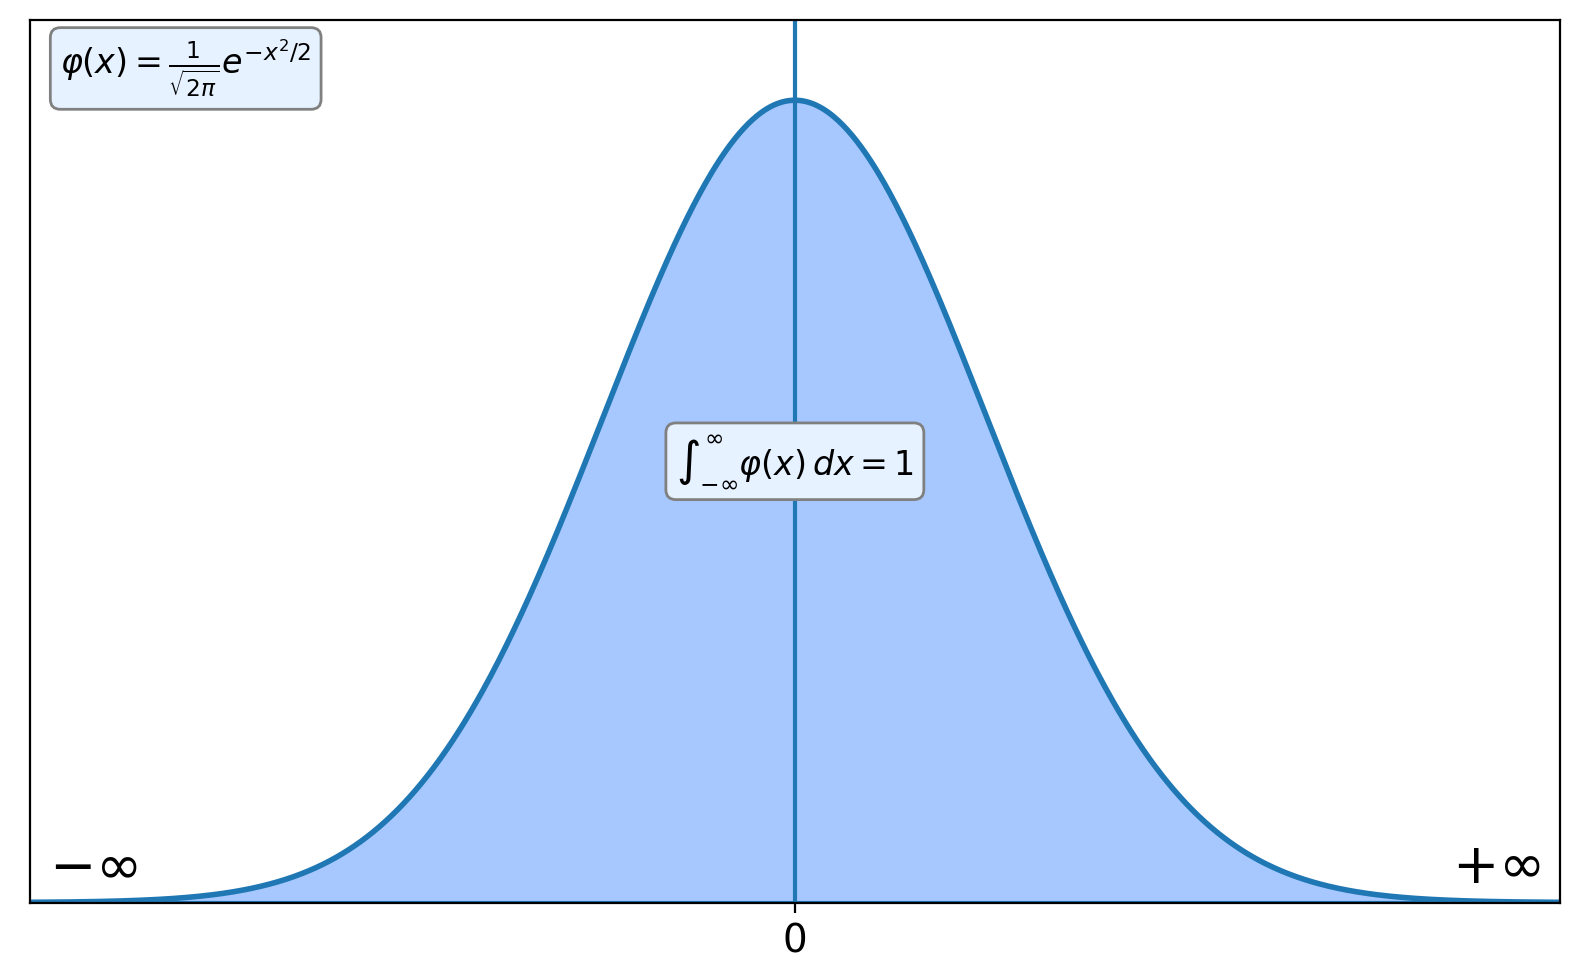

This chart was generated by the following Python code:
import sys
import numpy as np
import matplotlib.pyplot as plt

save = "-p" in sys.argv

x = np.linspace(-4, 4, 1000)
phi = (1 / np.sqrt(2 * np.pi)) * np.exp(-x**2 / 2)

plt.figure(figsize=(8,5))

plt.plot(x, phi, linewidth=2)
plt.fill_between(x, phi, color="#a6c8ff")

# x-axis
plt.axhline(0, linewidth=1.5)

# vertical line at maximum
plt.axvline(0, linewidth=1.5)

plt.text(
    0.02, 0.98,
    r"$\varphi(x)=\frac{1}{\sqrt{2\pi}}e^{-x^2/2}$",
    transform=plt.gca().transAxes,
    va="top",
    ha="left",
    fontsize=12,
    bbox=dict(
        boxstyle="round",
        facecolor="#e6f2ff",
        edgecolor="gray",
        alpha=1
    )
)

plt.text(
    0.5, 0.5,
    r"$\int_{-\infty}^{\infty}\varphi(x)\,dx=1$",
    transform=plt.gca().transAxes,
    va="center",
    ha="center",
    fontsize=12,
    bbox=dict(
        boxstyle="round",
        facecolor="#e6f2ff",
        edgecolor="gray",
        alpha=1
    )
)

# only show 0 on x-axis
plt.xticks([0], ["0"],fontsize=14)
plt.yticks([])

# position infinity labels slightly above the curve near the edges
y_pos = phi.max() * 0.01
plt.text(-3.9, y_pos, r"$-\infty$", ha="left", va="bottom", fontsize=20)
plt.text(3.9, y_pos, r"$+\infty$", ha="right", va="bottom", fontsize=20)

plt.xlim(-4,4)
plt.ylim(0, phi.max()*1.1)

path = "/home/tysser/Scripts/jetbrains/cpp_course/III_course/2025-12-26-semester-assessments/tests/gauss.png"
plt.tight_layout()

if save:
    path = "gauss.png"
    plt.savefig(path, dpi=200, bbox_inches="tight")

plt.show()
